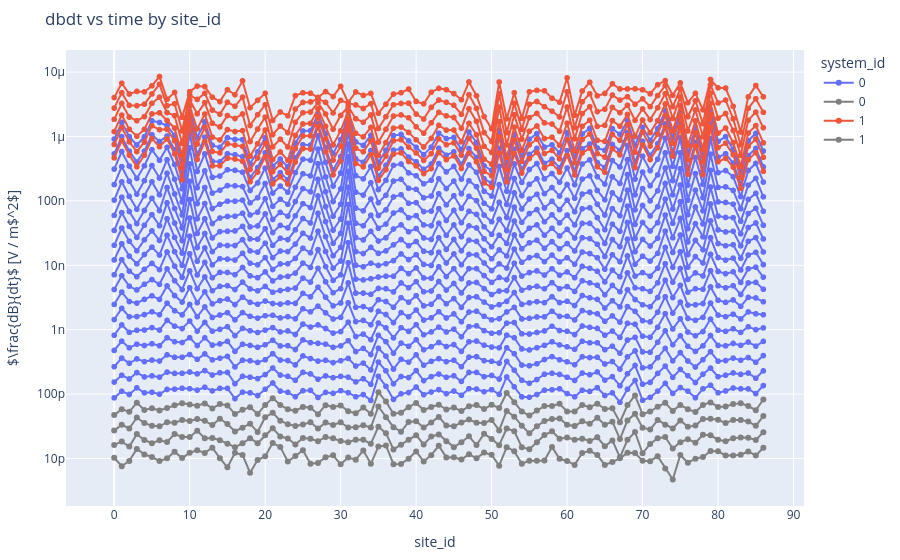

Notebook code cell kept with this figure:
### Code cell
import pandas as pd
import plotly.express as px

x_axis = 'site_id'

df_tmp = df_data.sort_values(['gate_id', x_axis])
df_tmp.loc[df_tmp['site_id'] == -1, 'inuse_auto'] = True

fig = px.line(
    df_tmp[df_tmp['inuse_auto'] == True],
    x=x_axis,
    y="dbdt",
    color="system_id",
    markers=True,
    title="dbdt vs time by site_id",
)

df_tmp.loc[df_tmp['site_id'] == -1, 'inuse_auto'] = False
fig2 = px.line(
    df_tmp[df_tmp['inuse_auto'] == False],
    x=x_axis,
    y="dbdt",
    color_discrete_sequence=["gray", "gray"],
    color="system_id",
    markers=True,
    title="dbdt vs time by site_id",
)


for trace in fig2.data:
    fig.add_trace(trace)

fig.update_layout(
    yaxis_type="log",
    yaxis_title="$\\frac{dB}{dt}$ [V / m$^2$]",
    margin={"l": 50, "r": 50, "t": 50, "b": 50},
    dragmode='select'
)

fig.show()

### Figure 1 — Plotly figure (JSON) as saved in the notebook; plotly's stock layout.template omitted (floating-point values rounded to 4 significant figures; data arrays with more than 128 entries replaced by an {"elided": "..."} marker saying what was removed)
{"data": [{"hovertemplate": "system_id=0<br>site_id=%{x}<br>dbdt=%{y}<extra></extra>", "legendgroup": "0", "line": {"color": "#636efa", "dash": "solid"}, "marker": {"symbol": "circle"}, "mode": "lines+markers", "name": "0", "showlegend": true, "type": "scattergl", "x": {"elided": "1588 int values"}, "xaxis": "x", "y": {"elided": "1588 float values"}, "yaxis": "y"}, {"hovertemplate": "system_id=1<br>site_id=%{x}<br>dbdt=%{y}<extra></extra>", "legendgroup": "1", "line": {"color": "#EF553B", "dash": "solid"}, "marker": {"symbol": "circle"}, "mode": "lines+markers", "name": "1", "showlegend": true, "type": "scattergl", "x": {"elided": "528 int values"}, "xaxis": "x", "y": {"elided": "528 float values"}, "yaxis": "y"}, {"hovertemplate": "system_id=0<br>site_id=%{x}<br>dbdt=%{y}<extra></extra>", "legendgroup": "0", "line": {"color": "gray", "dash": "solid"}, "marker": {"symbol": "circle"}, "mode": "lines+markers", "name": "0", "orientation": "v", "showlegend": true, "type": "scatter", "x": {"elided": "370 int values"}, "xaxis": "x", "y": {"elided": "370 float values"}, "yaxis": "y"}, {"hovertemplate": "system_id=1<br>site_id=%{x}<br>dbdt=%{y}<extra></extra>", "legendgroup": "1", "line": {"color": "gray", "dash": "solid"}, "marker": {"symbol": "circle"}, "mode": "lines+markers", "name": "1", "orientation": "v", "showlegend": true, "type": "scatter", "x": [-1, -1, -1, -1, -1, -1], "xaxis": "x", "y": [NaN, NaN, NaN, NaN, NaN, NaN], "yaxis": "y"}], "layout": {"dragmode": "select", "legend": {"title": {"text": "system_id"}, "tracegroupgap": 0}, "margin": {"b": 50, "l": 50, "r": 50, "t": 50}, "title": {"text": "dbdt vs time by site_id"}, "xaxis": {"anchor": "y", "domain": [0, 1], "title": {"text": "site_id"}}, "yaxis": {"anchor": "x", "domain": [0, 1], "title": {"text": "$\\frac{dB}{dt}$ [V / m$^2$]"}, "type": "log"}}}
